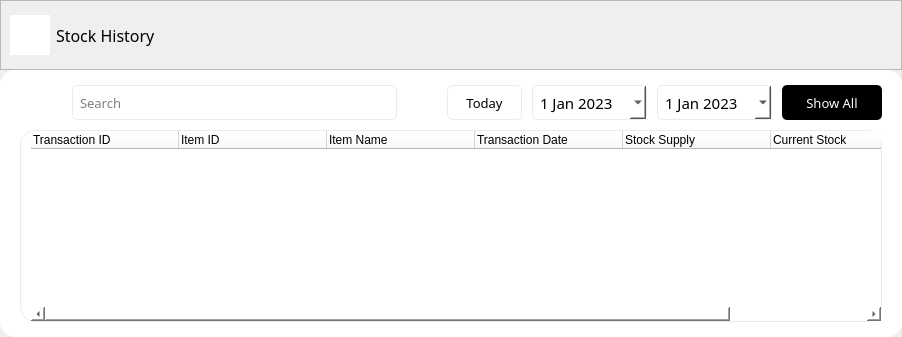
            <widget class="QWidget" name="page_3">
             <property name="font">
              <font>
               <family>Satoshi</family>
               <pointsize>10</pointsize>
              </font>
             </property>
             <property name="styleSheet">
              <string notr="true"/>
             </property>
             <layout class="QGridLayout" name="gridLayout">
              <property name="leftMargin">
               <number>0</number>
              </property>
              <property name="topMargin">
               <number>0</number>
              </property>
              <property name="rightMargin">
               <number>0</number>
              </property>
              <property name="bottomMargin">
               <number>0</number>
              </property>
              <property name="spacing">
               <number>0</number>
              </property>
              <item row="0" column="0">
               <widget class="QWidget" name="content_3" native="true">
                <layout class="QGridLayout" name="gridLayout_11">
                 <property name="leftMargin">
                  <number>0</number>
                 </property>
                 <property name="topMargin">
                  <number>0</number>
                 </property>
                 <property name="rightMargin">
                  <number>0</number>
                 </property>
                 <property name="bottomMargin">
                  <number>0</number>
                 </property>
                 <property name="spacing">
                  <number>0</number>
                 </property>
                 <item row="0" column="0">
                  <widget class="QFrame" name="top_content_frame_3">
                   <property name="sizePolicy">
                    <sizepolicy hsizetype="Preferred" vsizetype="Preferred">
                     <horstretch>0</horstretch>
                     <verstretch>0</verstretch>
                    </sizepolicy>
                   </property>
                   <property name="minimumSize">
                    <size>
                     <width>0</width>
                     <height>70</height>
                    </size>
                   </property>
                   <property name="styleSheet">
                    <string notr="true">QFrame #top_content_frame_3 {
border-top: 1px solid #ebebea;
border-bottom: 1px solid #ebebea;
}</string>
                   </property>
                   <property name="frameShape">
                    <enum>QFrame::StyledPanel</enum>
                   </property>
                   <property name="frameShadow">
                    <enum>QFrame::Raised</enum>
                   </property>
                   <layout class="QGridLayout" name="gridLayout_7">
                    <item row="0" column="0">
                     <widget class="QPushButton" name="inventory_icon_4">
                      <property name="sizePolicy">
                       <sizepolicy hsizetype="Fixed" vsizetype="Fixed">
                        <horstretch>0</horstretch>
                        <verstretch>0</verstretch>
                       </sizepolicy>
                      </property>
                      <property name="minimumSize">
                       <size>
                        <width>40</width>
                        <height>40</height>
                       </size>
                      </property>
                      <property name="maximumSize">
                       <size>
                        <width>40</width>
                        <height>40</height>
                       </size>
                      </property>
                      <property name="styleSheet">
                       <string notr="true">QPushButton {
	color: rgb(55, 50, 52);
	background-color: rgb(255, 255, 255);
	border: none;
}

</string>
                      </property>
                      <property name="text">
                       <string/>
                      </property>
                      <property name="icon">
                       <iconset resource="Icons/icons.qrc">
                        <normaloff>:/icons/archive.svg</normaloff>:/icons/archive.svg</iconset>
                      </property>
                      <property name="iconSize">
                       <size>
                        <width>20</width>
                        <height>20</height>
                       </size>
                      </property>
                     </widget>
                    </item>
                    <item row="0" column="1">
                     <widget class="QLabel" name="label_4">
                      <property name="font">
                       <font>
                        <family>Satoshi Medium</family>
                        <pointsize>12</pointsize>
                        <bold>false</bold>
                       </font>
                      </property>
                      <property name="text">
                       <string>Stock History</string>
                      </property>
                     </widget>
                    </item>
                   </layout>
                  </widget>
                 </item>
                 <item row="1" column="0">
                  <widget class="QFrame" name="content_frame_3">
                   <property name="sizePolicy">
                    <sizepolicy hsizetype="Expanding" vsizetype="Expanding">
                     <horstretch>0</horstretch>
                     <verstretch>0</verstretch>
                    </sizepolicy>
                   </property>
                   <property name="styleSheet">
                    <string notr="true">background-color: rgb(255, 255, 255);
border-radius: 15px;</string>
                   </property>
                   <property name="frameShape">
                    <enum>QFrame::StyledPanel</enum>
                   </property>
                   <property name="frameShadow">
                    <enum>QFrame::Raised</enum>
                   </property>
                   <layout class="QVBoxLayout" name="verticalLayout_10">
                    <property name="spacing">
                     <number>0</number>
                    </property>
                    <property name="leftMargin">
                     <number>10</number>
                    </property>
                    <property name="topMargin">
                     <number>10</number>
                    </property>
                    <property name="rightMargin">
                     <number>10</number>
                    </property>
                    <property name="bottomMargin">
                     <number>10</number>
                    </property>
                    <item>
                     <widget class="QFrame" name="middle_frame_3">
                      <property name="maximumSize">
                       <size>
                        <width>16777215</width>
                        <height>50</height>
                       </size>
                      </property>
                      <property name="frameShape">
                       <enum>QFrame::StyledPanel</enum>
                      </property>
                      <property name="frameShadow">
                       <enum>QFrame::Raised</enum>
                      </property>
                      <layout class="QGridLayout" name="gridLayout_69">
                       <property name="leftMargin">
                        <number>10</number>
                       </property>
                       <property name="topMargin">
                        <number>5</number>
                       </property>
                       <property name="rightMargin">
                        <number>0</number>
                       </property>
                       <property name="bottomMargin">
                        <number>5</number>
                       </property>
                       <property name="spacing">
                        <number>0</number>
                       </property>
                       <item row="0" column="1">
                        <widget class="QFrame" name="frame_27">
                         <property name="sizePolicy">
                          <sizepolicy hsizetype="Preferred" vsizetype="Expanding">
                           <horstretch>0</horstretch>
                           <verstretch>0</verstretch>
                          </sizepolicy>
                         </property>
                         <property name="maximumSize">
                          <size>
                           <width>16777215</width>
                           <height>16777215</height>
                          </size>
                         </property>
                         <property name="frameShape">
                          <enum>QFrame::StyledPanel</enum>
                         </property>
                         <property name="frameShadow">
                          <enum>QFrame::Raised</enum>
                         </property>
                         <layout class="QGridLayout" name="gridLayout_9">
                          <property name="leftMargin">
                           <number>10</number>
                          </property>
                          <property name="topMargin">
                           <number>0</number>
                          </property>
                          <property name="rightMargin">
                           <number>10</number>
                          </property>
                          <property name="bottomMargin">
                           <number>0</number>
                          </property>
                          <property name="horizontalSpacing">
                           <number>10</number>
                          </property>
                          <property name="verticalSpacing">
                           <number>0</number>
                          </property>
                          <item row="0" column="0">
                           <widget class="QPushButton" name="pushButton_9">
                            <property name="text">
                             <string/>
                            </property>
                            <property name="icon">
                             <iconset resource="Icons/icons.qrc">
                              <normaloff>:/icons/search-svgrepo-com.svg</normaloff>:/icons/search-svgrepo-com.svg</iconset>
                            </property>
                            <property name="iconSize">
                             <size>
                              <width>20</width>
                              <height>20</height>
                             </size>
                            </property>
                           </widget>
                          </item>
                          <item row="0" column="6">
                           <widget class="QPushButton" name="clear_btn">
                            <property name="enabled">
                             <bool>true</bool>
                            </property>
                            <property name="minimumSize">
                             <size>
                              <width>100</width>
                              <height>35</height>
                             </size>
                            </property>
                            <property name="maximumSize">
                             <size>
                              <width>100</width>
                              <height>35</height>
                             </size>
                            </property>
                            <property name="font">
                             <font>
                              <family>Satoshi Medium</family>
                              <pointsize>10</pointsize>
                             </font>
                            </property>
                            <property name="styleSheet">
                             <string notr="true">QPushButton {
background-color: rgb(0, 0, 0);
border-radius: 5px;
color: white;
}
QPushButton:hover {
background-color: #191919;
border-radius: 5px;
color: white;
}</string>
                            </property>
                            <property name="text">
                             <string>Show All</string>
                            </property>
                           </widget>
                          </item>
                          <item row="0" column="4">
                           <widget class="QDateEdit" name="dateEdit">
                            <property name="sizePolicy">
                             <sizepolicy hsizetype="Expanding" vsizetype="Expanding">
                              <horstretch>0</horstretch>
                              <verstretch>0</verstretch>
                             </sizepolicy>
                            </property>
                            <property name="maximumSize">
                             <size>
                              <width>150</width>
                              <height>35</height>
                             </size>
                            </property>
                            <property name="font">
                             <font>
                              <family>Satoshi</family>
                              <pointsize>11</pointsize>
                             </font>
                            </property>
                            <property name="styleSheet">
                             <string notr="true">QCalendarWidget QToolButton {
  	color: black;
}
QDateEdit {
    border-style: solid;
    border-width: 1px;
	border-radius: 5px;
    border-color: #ebebea;
	padding-left: 5px;
}
QDateEdit::drop-down {
	subcontrol-origin: padding;
    subcontrol-position: right center;
    margin-right: 5px;
	image: url(C:/Users/James Catedrilla/Desktop/Test/Icons/calendar.svg)
}
QDateEdit QCalendarWidget {
	border:none;
}
</string>
                            </property>
                            <property name="frame">
                             <bool>true</bool>
                            </property>
                            <property name="alignment">
                             <set>Qt::AlignLeading|Qt::AlignLeft|Qt::AlignVCenter</set>
                            </property>
                            <property name="currentSection">
                             <enum>QDateTimeEdit::MonthSection</enum>
                            </property>
                            <property name="calendarPopup">
                             <bool>true</bool>
                            </property>
                            <property name="timeSpec">
                             <enum>Qt::UTC</enum>
                            </property>
                            <property name="date">
                             <date>
                              <year>2023</year>
                              <month>1</month>
                              <day>1</day>
                             </date>
                            </property>
                           </widget>
                          </item>
                          <item row="0" column="3">
                           <widget class="QPushButton" name="today_btn">
                            <property name="minimumSize">
                             <size>
                              <width>75</width>
                              <height>35</height>
                             </size>
                            </property>
                            <property name="maximumSize">
                             <size>
                              <width>50</width>
                              <height>35</height>
                             </size>
                            </property>
                            <property name="font">
                             <font>
                              <family>Satoshi</family>
                              <pointsize>10</pointsize>
                             </font>
                            </property>
                            <property name="styleSheet">
                             <string notr="true">QPushButton {
border-radius: 5px;
border:1px solid #ebebea;
color: black;
}
QPushButton:hover {
border-radius: 5px;
border:1px solid black;
color: black;
}</string>
                            </property>
                            <property name="text">
                             <string>Today</string>
                            </property>
                           </widget>
                          </item>
                          <item row="0" column="2">
                           <spacer name="horizontalSpacer">
                            <property name="orientation">
                             <enum>Qt::Horizontal</enum>
                            </property>
                            <property name="sizeHint" stdset="0">
                             <size>
                              <width>40</width>
                              <height>20</height>
                             </size>
                            </property>
                           </spacer>
                          </item>
                          <item row="0" column="5">
                           <widget class="QDateEdit" name="dateEdit_2">
                            <property name="sizePolicy">
                             <sizepolicy hsizetype="Expanding" vsizetype="Expanding">
                              <horstretch>0</horstretch>
                              <verstretch>0</verstretch>
                             </sizepolicy>
                            </property>
                            <property name="maximumSize">
                             <size>
                              <width>150</width>
                              <height>35</height>
                             </size>
                            </property>
                            <property name="font">
                             <font>
                              <family>Satoshi</family>
                              <pointsize>11</pointsize>
                             </font>
                            </property>
                            <property name="styleSheet">
                             <string notr="true">QCalendarWidget QToolButton {
  	color: black;
}
QDateEdit {
    border-style: solid;
    border-width: 1px;
	border-radius: 5px;
    border-color: #ebebea;
	padding-left: 5px;
}
QDateEdit::drop-down {
	subcontrol-origin: padding;
    subcontrol-position: right center;
    margin-right: 5px;
	image: url(C:/Users/James Catedrilla/Desktop/Test/Icons/calendar.svg)
}
QDateEdit QCalendarWidget {
	border:none;
}
</string>
                            </property>
                            <property name="frame">
                             <bool>true</bool>
                            </property>
                            <property name="alignment">
                             <set>Qt::AlignLeading|Qt::AlignLeft|Qt::AlignVCenter</set>
                            </property>
                            <property name="currentSection">
                             <enum>QDateTimeEdit::MonthSection</enum>
                            </property>
                            <property name="calendarPopup">
                             <bool>true</bool>
                            </property>
                            <property name="timeSpec">
                             <enum>Qt::UTC</enum>
                            </property>
                            <property name="date">
                             <date>
                              <year>2023</year>
                              <month>1</month>
                              <day>1</day>
                             </date>
                            </property>
                           </widget>
                          </item>
                          <item row="0" column="1">
                           <widget class="QLineEdit" name="search_lineEdit_3">
                            <property name="minimumSize">
                             <size>
                              <width>325</width>
                              <height>35</height>
                             </size>
                            </property>
                            <property name="maximumSize">
                             <size>
                              <width>325</width>
                              <height>35</height>
                             </size>
                            </property>
                            <property name="font">
                             <font>
                              <family>Satoshi</family>
                              <pointsize>10</pointsize>
                             </font>
                            </property>
                            <property name="styleSheet">
                             <string notr="true">background-color: #ffffff;
border-radius: 5px;
padding-left: 5px;
border:1px solid #ebebea;</string>
                            </property>
                            <property name="placeholderText">
                             <string>Search</string>
                            </property>
                            <property name="clearButtonEnabled">
                             <bool>false</bool>
                            </property>
                           </widget>
                          </item>
                         </layout>
                        </widget>
                       </item>
                      </layout>
                     </widget>
                    </item>
                    <item>
                     <widget class="QFrame" name="bottom_frame_3">
                      <property name="frameShape">
                       <enum>QFrame::StyledPanel</enum>
                      </property>
                      <property name="frameShadow">
                       <enum>QFrame::Raised</enum>
                      </property>
                      <layout class="QGridLayout" name="gridLayout_10">
                       <property name="leftMargin">
                        <number>10</number>
                       </property>
                       <property name="topMargin">
                        <number>5</number>
                       </property>
                       <property name="rightMargin">
                        <number>10</number>
                       </property>
                       <property name="bottomMargin">
                        <number>5</number>
                       </property>
                       <property name="spacing">
                        <number>0</number>
                       </property>
                       <item row="0" column="0">
                        <widget class="QTableWidget" name="tableWidget_3">
                         <property name="enabled">
                          <bool>true</bool>
                         </property>
                         <property name="minimumSize">
                          <size>
                           <width>0</width>
                           <height>0</height>
                          </size>
                         </property>
                         <property name="font">
                          <font>
                           <family>Satoshi</family>
                           <pointsize>10</pointsize>
                          </font>
                         </property>
                         <property name="focusPolicy">
                          <enum>Qt::TabFocus</enum>
                         </property>
                         <property name="contextMenuPolicy">
                          <enum>Qt::DefaultContextMenu</enum>
                         </property>
                         <property name="styleSheet">
                          <string notr="true">QTableWidget#tableWidget_3 QHeaderView::section {
	background-color: transparent;
	border: none;
	border-bottom:1px solid #ebebea;
	font-family: Satoshi;
	font-size: 13px;
	height:40px;
}
QTableWidget#tableWidget_3 {
	border: 1px solid #ebebea;
	padding-left: 10px;
}
QTableWidget#tableWidget_3::item {
	font-size: 13px;
	color:#7C7C87 ;
}</string>
                         </property>
                         <property name="frameShape">
                          <enum>QFrame::NoFrame</enum>
                         </property>
                         <property name="frameShadow">
                          <enum>QFrame::Plain</enum>
                         </property>
                         <property name="lineWidth">
                          <number>0</number>
                         </property>
                         <property name="sizeAdjustPolicy">
                          <enum>QAbstractScrollArea::AdjustIgnored</enum>
                         </property>
                         <property name="editTriggers">
                          <set>QAbstractItemView::NoEditTriggers</set>
                         </property>
                         <property name="showDropIndicator" stdset="0">
                          <bool>false</bool>
                         </property>
                         <property name="dragDropOverwriteMode">
                          <bool>false</bool>
                         </property>
                         <property name="alternatingRowColors">
                          <bool>false</bool>
                         </property>
                         <property name="selectionMode">
                          <enum>QAbstractItemView::NoSelection</enum>
                         </property>
                         <property name="selectionBehavior">
                          <enum>QAbstractItemView::SelectRows</enum>
                         </property>
                         <property name="showGrid">
                          <bool>false</bool>
                         </property>
                         <property name="gridStyle">
                          <enum>Qt::NoPen</enum>
                         </property>
                         <property name="sortingEnabled">
                          <bool>false</bool>
                         </property>
                         <property name="wordWrap">
                          <bool>false</bool>
                         </property>
                         <property name="cornerButtonEnabled">
                          <bool>false</bool>
                         </property>
                         <property name="rowCount">
                          <number>0</number>
                         </property>
                         <property name="columnCount">
                          <number>6</number>
                         </property>
                         <attribute name="horizontalHeaderCascadingSectionResizes">
                          <bool>false</bool>
                         </attribute>
                         <attribute name="horizontalHeaderDefaultSectionSize">
                          <number>148</number>
                         </attribute>
                         <attribute name="horizontalHeaderHighlightSections">
                          <bool>false</bool>
                         </attribute>
                         <attribute name="verticalHeaderVisible">
                          <bool>false</bool>
                         </attribute>
                         <attribute name="verticalHeaderCascadingSectionResizes">
                          <bool>false</bool>
                         </attribute>
                         <attribute name="verticalHeaderHighlightSections">
                          <bool>false</bool>
                         </attribute>
                         <attribute name="verticalHeaderShowSortIndicator" stdset="0">
                          <bool>false</bool>
                         </attribute>
                         <attribute name="verticalHeaderStretchLastSection">
                          <bool>false</bool>
                         </attribute>
                         <column>
                          <property name="text">
                           <string>Transaction ID</string>
                          </property>
                          <property name="textAlignment">
                           <set>AlignLeading|AlignVCenter</set>
                          </property>
                         </column>
                         <column>
                          <property name="text">
                           <string>Item ID</string>
                          </property>
                          <property name="textAlignment">
                           <set>AlignLeading|AlignVCenter</set>
                          </property>
                         </column>
                         <column>
                          <property name="text">
                           <string>Item Name</string>
                          </property>
                          <property name="textAlignment">
                           <set>AlignLeading|AlignVCenter</set>
                          </property>
                         </column>
                         <column>
                          <property name="text">
                           <string>Transaction Date</string>
                          </property>
                          <property name="textAlignment">
                           <set>AlignLeading|AlignVCenter</set>
                          </property>
                         </column>
                         <column>
                          <property name="text">
                           <string>Stock Supply</string>
                          </property>
                          <property name="textAlignment">
                           <set>AlignLeading|AlignVCenter</set>
                          </property>
                         </column>
                         <column>
                          <property name="text">
                           <string>Current Stock</string>
                          </property>
                          <property name="textAlignment">
                           <set>AlignLeading|AlignVCenter</set>
                          </property>
                         </column>
                        </widget>
                       </item>
                      </layout>
                     </widget>
                    </item>
                   </layout>
                  </widget>
                 </item>
                </layout>
               </widget>
              </item>
             </layout>
            </widget>
